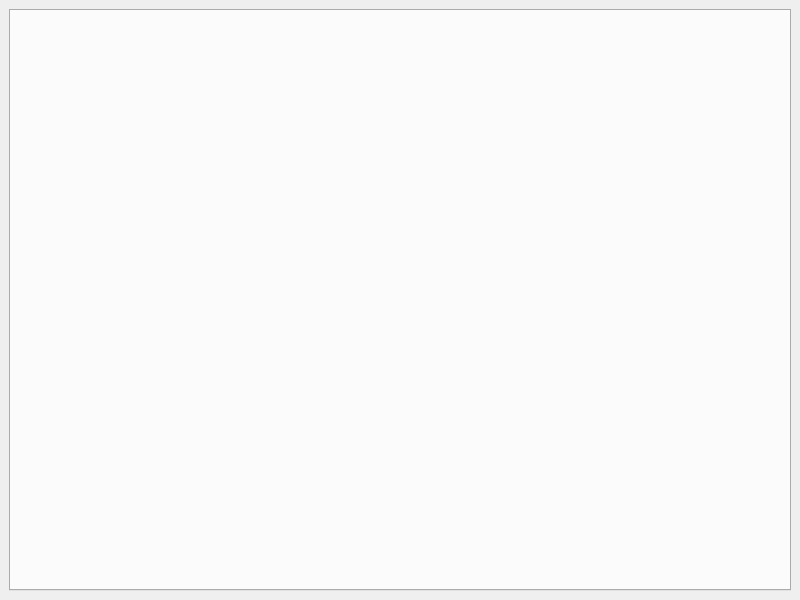
<?xml version="1.0" encoding="UTF-8"?>
<ui version="4.0">
 <class>MainWindow</class>
 <widget class="QMainWindow" name="MainWindow">
  <property name="geometry">
   <rect>
    <x>0</x>
    <y>0</y>
    <width>800</width>
    <height>600</height>
   </rect>
  </property>
  <property name="windowTitle">
   <string>MemoMaster</string>
  </property>
  <widget class="QWidget" name="centralWidget">
   <layout class="QVBoxLayout" name="verticalLayout">
    <item>
     <widget class="QTabWidget" name="tabWidget">
      <property name="geometry">
       <rect>
        <x>0</x>
        <y>0</y>
        <width>800</width>
        <height>600</height>
       </rect>
      </property>
     </widget>
    </item>
   </layout>
  </widget>
  <action name="actionFile">
   <property name="text">
    <string>File</string>
   </property>
  </action>
  <addaction name="actionFile"/>
 </widget>
 <resources/>
 <connections/>
</ui>
